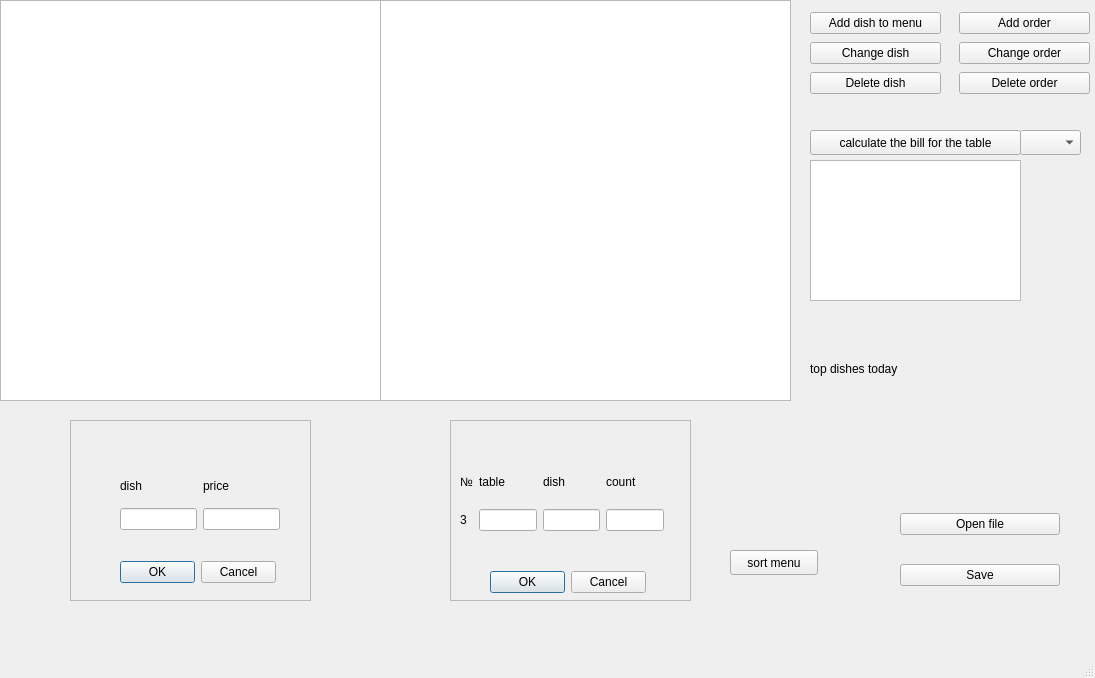
<?xml version="1.0" encoding="UTF-8"?>
<ui version="4.0">
 <class>MainWindow</class>
 <widget class="QMainWindow" name="MainWindow">
  <property name="geometry">
   <rect>
    <x>0</x>
    <y>0</y>
    <width>1095</width>
    <height>678</height>
   </rect>
  </property>
  <property name="windowTitle">
   <string>MainWindow</string>
  </property>
  <widget class="QWidget" name="centralwidget">
   <widget class="QTableWidget" name="tableMenu">
    <property name="geometry">
     <rect>
      <x>0</x>
      <y>0</y>
      <width>381</width>
      <height>401</height>
     </rect>
    </property>
   </widget>
   <widget class="QTableWidget" name="tableOrders">
    <property name="geometry">
     <rect>
      <x>380</x>
      <y>0</y>
      <width>411</width>
      <height>401</height>
     </rect>
    </property>
   </widget>
   <widget class="QWidget" name="verticalLayoutWidget_2">
    <property name="geometry">
     <rect>
      <x>900</x>
      <y>490</y>
      <width>160</width>
      <height>121</height>
     </rect>
    </property>
    <layout class="QVBoxLayout" name="verticalLayout_2">
     <item>
      <widget class="QPushButton" name="openButton">
       <property name="text">
        <string>Open file</string>
       </property>
      </widget>
     </item>
     <item>
      <widget class="QPushButton" name="saveButton">
       <property name="text">
        <string>Save</string>
       </property>
      </widget>
     </item>
    </layout>
   </widget>
   <widget class="QFrame" name="newOrder">
    <property name="geometry">
     <rect>
      <x>450</x>
      <y>420</y>
      <width>241</width>
      <height>181</height>
     </rect>
    </property>
    <property name="frameShape">
     <enum>QFrame::StyledPanel</enum>
    </property>
    <property name="frameShadow">
     <enum>QFrame::Raised</enum>
    </property>
    <widget class="QDialogButtonBox" name="buttonBox">
     <property name="geometry">
      <rect>
       <x>40</x>
       <y>150</y>
       <width>156</width>
       <height>25</height>
      </rect>
     </property>
     <property name="standardButtons">
      <set>QDialogButtonBox::Cancel|QDialogButtonBox::Ok</set>
     </property>
    </widget>
    <widget class="QWidget" name="gridLayoutWidget">
     <property name="geometry">
      <rect>
       <x>10</x>
       <y>40</y>
       <width>204</width>
       <height>71</height>
      </rect>
     </property>
     <layout class="QGridLayout" name="gridLayout_2">
      <item row="2" column="1">
       <widget class="QLabel" name="label_2">
        <property name="text">
         <string>table</string>
        </property>
       </widget>
      </item>
      <item row="3" column="0">
       <widget class="QLabel" name="number">
        <property name="text">
         <string>3</string>
        </property>
       </widget>
      </item>
      <item row="2" column="2">
       <widget class="QLabel" name="label_3">
        <property name="text">
         <string>dish</string>
        </property>
       </widget>
      </item>
      <item row="3" column="1">
       <widget class="QLineEdit" name="tableLabel"/>
      </item>
      <item row="2" column="0">
       <widget class="QLabel" name="label">
        <property name="text">
         <string>№</string>
        </property>
       </widget>
      </item>
      <item row="2" column="3">
       <widget class="QLabel" name="label_4">
        <property name="text">
         <string>count</string>
        </property>
       </widget>
      </item>
      <item row="3" column="2">
       <widget class="QLineEdit" name="dishLabel"/>
      </item>
      <item row="3" column="3">
       <widget class="QLineEdit" name="countLabel"/>
      </item>
     </layout>
    </widget>
   </widget>
   <widget class="QFrame" name="newDish">
    <property name="geometry">
     <rect>
      <x>70</x>
      <y>420</y>
      <width>241</width>
      <height>181</height>
     </rect>
    </property>
    <property name="frameShape">
     <enum>QFrame::StyledPanel</enum>
    </property>
    <property name="frameShadow">
     <enum>QFrame::Raised</enum>
    </property>
    <widget class="QDialogButtonBox" name="buttonBox_2">
     <property name="geometry">
      <rect>
       <x>50</x>
       <y>140</y>
       <width>156</width>
       <height>25</height>
      </rect>
     </property>
     <property name="standardButtons">
      <set>QDialogButtonBox::Cancel|QDialogButtonBox::Ok</set>
     </property>
    </widget>
    <widget class="QWidget" name="gridLayoutWidget_2">
     <property name="geometry">
      <rect>
       <x>50</x>
       <y>49</y>
       <width>160</width>
       <height>61</height>
      </rect>
     </property>
     <layout class="QGridLayout" name="gridLayout">
      <item row="0" column="0">
       <widget class="QLabel" name="label_5">
        <property name="text">
         <string>dish</string>
        </property>
       </widget>
      </item>
      <item row="0" column="1">
       <widget class="QLabel" name="label_6">
        <property name="text">
         <string>price</string>
        </property>
       </widget>
      </item>
      <item row="1" column="0">
       <widget class="QLineEdit" name="newDishLabel"/>
      </item>
      <item row="1" column="1">
       <widget class="QLineEdit" name="priceLabel"/>
      </item>
     </layout>
    </widget>
   </widget>
   <widget class="QWidget" name="verticalLayoutWidget_3">
    <property name="geometry">
     <rect>
      <x>810</x>
      <y>10</y>
      <width>131</width>
      <height>89</height>
     </rect>
    </property>
    <layout class="QVBoxLayout" name="verticalLayout_3">
     <item>
      <widget class="QPushButton" name="addDishButton">
       <property name="text">
        <string>Add dish to menu</string>
       </property>
      </widget>
     </item>
     <item>
      <widget class="QPushButton" name="changedishButton">
       <property name="text">
        <string>Change dish</string>
       </property>
      </widget>
     </item>
     <item>
      <widget class="QPushButton" name="deleteDishButton">
       <property name="text">
        <string>Delete dish</string>
       </property>
      </widget>
     </item>
    </layout>
   </widget>
   <widget class="QWidget" name="verticalLayoutWidget_4">
    <property name="geometry">
     <rect>
      <x>959</x>
      <y>10</y>
      <width>131</width>
      <height>89</height>
     </rect>
    </property>
    <layout class="QVBoxLayout" name="verticalLayout_4">
     <item>
      <widget class="QPushButton" name="addOrderButton">
       <property name="text">
        <string>Add order</string>
       </property>
      </widget>
     </item>
     <item>
      <widget class="QPushButton" name="changeOrderButton">
       <property name="text">
        <string>Change order</string>
       </property>
      </widget>
     </item>
     <item>
      <widget class="QPushButton" name="deleteOrderButton">
       <property name="text">
        <string>Delete order</string>
       </property>
      </widget>
     </item>
    </layout>
   </widget>
   <widget class="QComboBox" name="getBillForTable">
    <property name="geometry">
     <rect>
      <x>1020</x>
      <y>130</y>
      <width>61</width>
      <height>25</height>
     </rect>
    </property>
   </widget>
   <widget class="QPushButton" name="pushButton">
    <property name="geometry">
     <rect>
      <x>810</x>
      <y>130</y>
      <width>211</width>
      <height>25</height>
     </rect>
    </property>
    <property name="text">
     <string>calculate the bill for the table</string>
    </property>
   </widget>
   <widget class="QLabel" name="bill">
    <property name="geometry">
     <rect>
      <x>880</x>
      <y>160</y>
      <width>71</width>
      <height>21</height>
     </rect>
    </property>
    <property name="text">
     <string/>
    </property>
   </widget>
   <widget class="QTableWidget" name="tableBill">
    <property name="geometry">
     <rect>
      <x>810</x>
      <y>160</y>
      <width>211</width>
      <height>141</height>
     </rect>
    </property>
   </widget>
   <widget class="QPushButton" name="sortingMenu">
    <property name="geometry">
     <rect>
      <x>730</x>
      <y>550</y>
      <width>88</width>
      <height>25</height>
     </rect>
    </property>
    <property name="text">
     <string>sort menu</string>
    </property>
   </widget>
   <widget class="QWidget" name="verticalLayoutWidget_5">
    <property name="geometry">
     <rect>
      <x>810</x>
      <y>360</y>
      <width>160</width>
      <height>88</height>
     </rect>
    </property>
    <layout class="QVBoxLayout" name="verticalLayout_5">
     <item>
      <widget class="QLabel" name="label_7">
       <property name="text">
        <string>top dishes today</string>
       </property>
      </widget>
     </item>
     <item>
      <widget class="QLabel" name="dish1">
       <property name="text">
        <string/>
       </property>
      </widget>
     </item>
     <item>
      <widget class="QLabel" name="dish2">
       <property name="text">
        <string/>
       </property>
      </widget>
     </item>
     <item>
      <widget class="QLabel" name="dish3">
       <property name="text">
        <string/>
       </property>
      </widget>
     </item>
    </layout>
   </widget>
  </widget>
  <widget class="QMenuBar" name="menubar">
   <property name="geometry">
    <rect>
     <x>0</x>
     <y>0</y>
     <width>1095</width>
     <height>22</height>
    </rect>
   </property>
  </widget>
  <widget class="QStatusBar" name="statusbar"/>
 </widget>
 <resources/>
 <connections/>
</ui>
